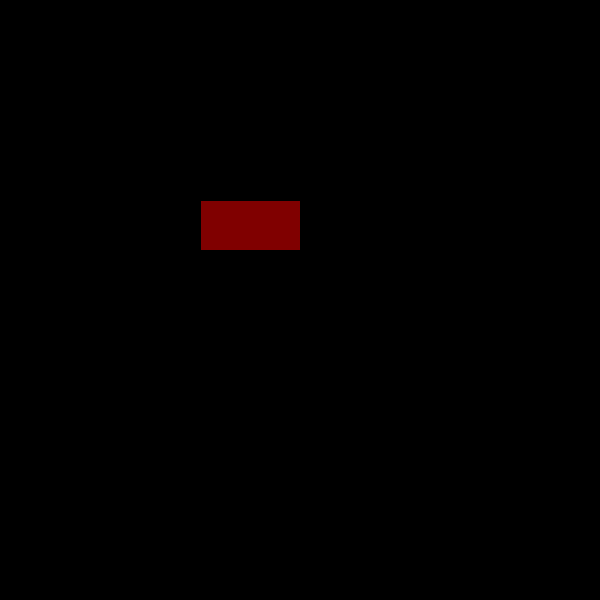
Frame 1 (no input)
Frame 60 (the mouse pressed at the canvas centre just before this capture): identical to frame 1, image omitted
Frame 120 (the mouse held since frame 60 and released just before this capture): identical to frame 1, image omitted

The Processing sketch that drew this single still picture (run headless with seeded random() and noise(); from frame 60 on, the mouse is pressed at the canvas centre):

// Processing sketch: processing_82579
// ── processing_82579.pde

float rectX = 200; 
float rectY = 200; 
float rectWidth = 100; 
float rectHeight = 50; 

void setup() { 
  size(600,600); 
}

void draw() { 
  background(0); 
  
  // check the mouse position to see if it's inside the rectangle
  if((mouseX>rectX) && (mouseX<rectX + rectWidth) && (mouseY>rectY) && (mouseY<rectY+rectHeight)) { 
    fill(255,0,0); 
  } else { 
    fill(128,0,0); 
  } 
    
  rect(rectX, rectY, rectWidth, rectHeight);  
  
  
}
